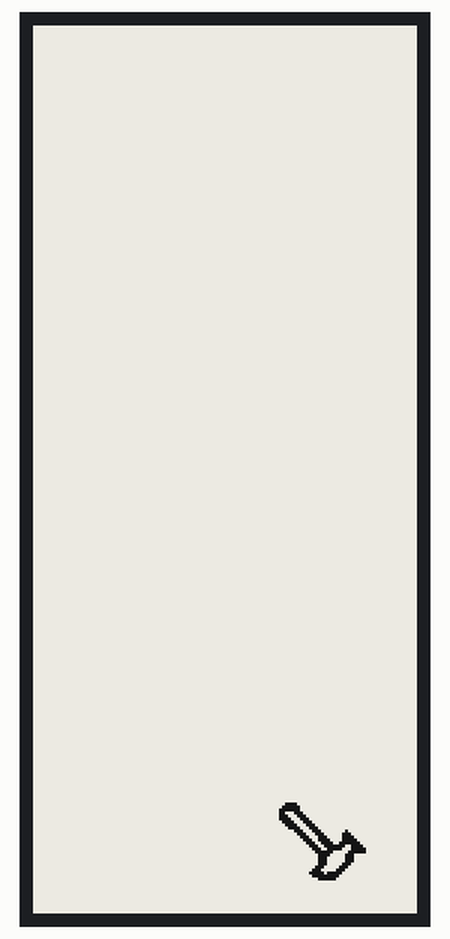
This program was run on a simulated ESP32. On the bench: 128×296 one-colour display.

Above: at 0.6 s.
At 6.1 s:
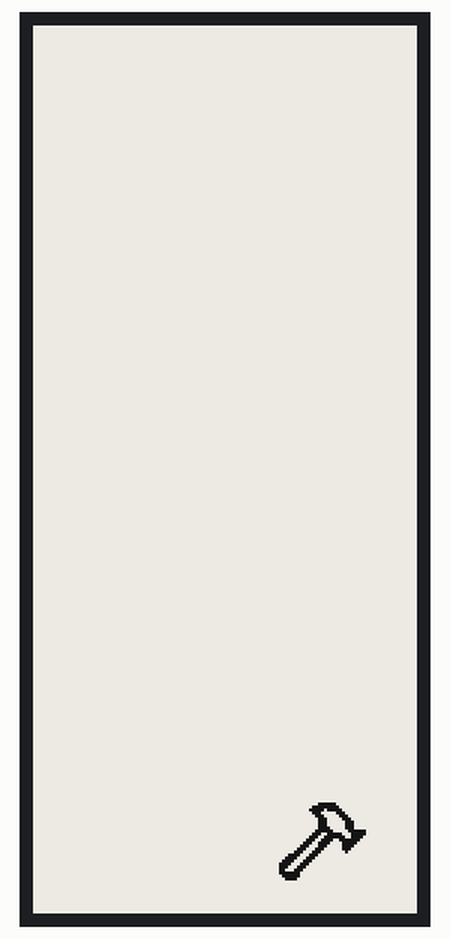
At 6.6 s:
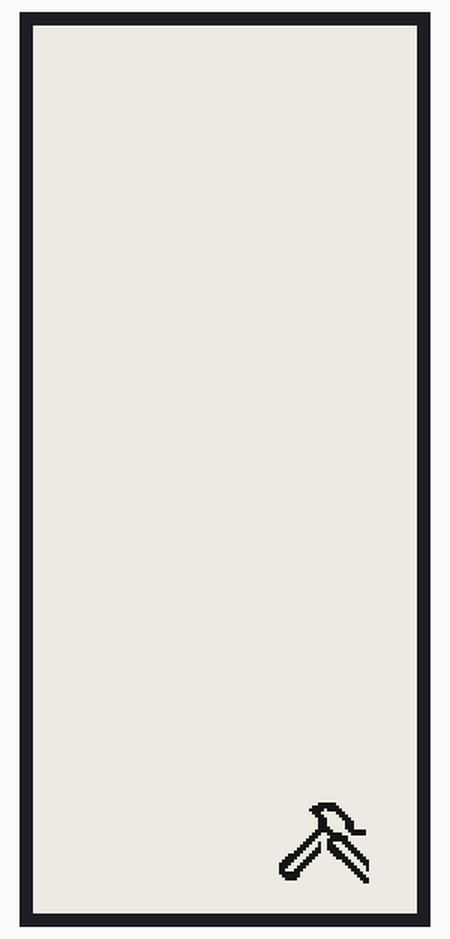

Measured:
- what the display in image 1 shows lasts 0.6 s, from 6.0 s to 6.6 s

The program:

main.cpp
```cpp
#include <Arduino.h>
#include "hammer.h"
#include <GxEPD2_BW.h>
// Instantiate display and set esp32doit-devkit-v1 GPIOs to signals CS,DC,RST,BUSY
GxEPD2_BW<GxEPD2_290, GxEPD2_290::HEIGHT> display(GxEPD2_290(17,16,5,19));

void setup(){
  display.init(115200);
  display.setRotation(2);
  display.drawImage(hammer_32x28,20,10,32,28,false,false,true);
  delay(5000);
  display.mirror(1);

  display.drawImage(hammer_32x28,20,10,32,28,false,true,true);
  display.mirror(1);
  display.drawImagePart(hammer_32x28,20,10,32,28,20,10,16,16,false,false,true);


  // display.refresh(0);
}

void loop(){}
```

Source omitted: hammer.h (data table, 836 bytes)
